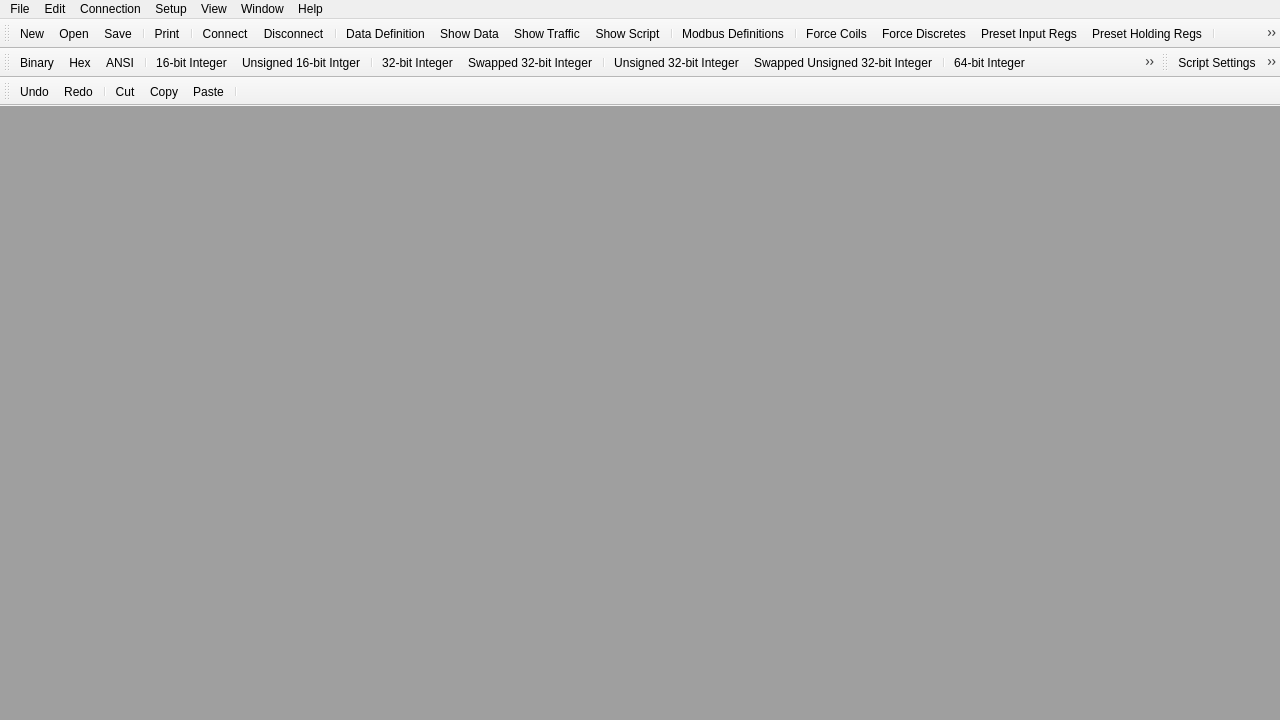
 <widget class="QMainWindow" name="MainWindow">
  <property name="geometry">
   <rect>
    <x>0</x>
    <y>0</y>
    <width>1280</width>
    <height>720</height>
   </rect>
  </property>
  <property name="contextMenuPolicy">
   <enum>Qt::ContextMenuPolicy::NoContextMenu</enum>
  </property>
  <property name="windowTitle">
   <string>Open ModSim</string>
  </property>
  <property name="windowIcon">
   <iconset resource="resources.qrc">
    <normaloff>:/res/omodsim.png</normaloff>:/res/omodsim.png</iconset>
  </property>
  <widget class="QWidget" name="centralwidget">
   <layout class="QHBoxLayout" name="horizontalLayout">
    <property name="leftMargin">
     <number>0</number>
    </property>
    <property name="topMargin">
     <number>0</number>
    </property>
    <property name="rightMargin">
     <number>0</number>
    </property>
    <property name="bottomMargin">
     <number>0</number>
    </property>
    <item>
     <widget class="QMdiArea" name="mdiArea">
      <property name="tabsClosable">
       <bool>true</bool>
      </property>
      <property name="tabsMovable">
       <bool>true</bool>
      </property>
     </widget>
    </item>
   </layout>
  </widget>
  <widget class="QMenuBar" name="menubar">
   <property name="geometry">
    <rect>
     <x>0</x>
     <y>0</y>
     <width>1280</width>
     <height>21</height>
    </rect>
   </property>
   <widget class="QMenu" name="menuFile">
    <property name="title">
     <string>File</string>
    </property>
    <addaction name="actionNew"/>
    <addaction name="actionOpen"/>
    <addaction name="actionClose"/>
    <addaction name="actionCloseAll"/>
    <addaction name="actionSave"/>
    <addaction name="actionSaveAs"/>
    <addaction name="separator"/>
    <addaction name="actionSaveTestConfig"/>
    <addaction name="actionRestoreTestConfig"/>
    <addaction name="separator"/>
    <addaction name="actionPrint"/>
    <addaction name="actionPrintSetup"/>
    <addaction name="separator"/>
    <addaction name="actionRecentFile"/>
    <addaction name="separator"/>
    <addaction name="actionExit"/>
   </widget>
   <widget class="QMenu" name="menuEdit">
    <property name="title">
     <string>Edit</string>
    </property>
    <addaction name="actionUndo"/>
    <addaction name="actionRedo"/>
    <addaction name="separator"/>
    <addaction name="actionCut"/>
    <addaction name="actionCopy"/>
    <addaction name="actionPaste"/>
    <addaction name="separator"/>
    <addaction name="actionSelectAll"/>
   </widget>
   <widget class="QMenu" name="menuConnection">
    <property name="title">
     <string>Connection</string>
    </property>
    <addaction name="actionConnect"/>
    <addaction name="actionDisconnect"/>
   </widget>
   <widget class="QMenu" name="menuSetup">
    <property name="title">
     <string>Setup</string>
    </property>
    <widget class="QMenu" name="menuDisplay_Options">
     <property name="title">
      <string>Display Options</string>
     </property>
     <addaction name="actionShowData"/>
     <addaction name="actionShowTraffic"/>
     <addaction name="actionShowScript"/>
     <addaction name="separator"/>
     <addaction name="actionBinary"/>
     <addaction name="actionHex"/>
     <addaction name="actionAnsi"/>
     <addaction name="actionInt16"/>
     <addaction name="actionUInt16"/>
     <addaction name="actionInt32"/>
     <addaction name="actionSwappedInt32"/>
     <addaction name="actionUInt32"/>
     <addaction name="actionSwappedUInt32"/>
     <addaction name="actionInt64"/>
     <addaction name="actionSwappedInt64"/>
     <addaction name="actionUInt64"/>
     <addaction name="actionSwappedUInt64"/>
     <addaction name="actionFloatingPt"/>
     <addaction name="actionSwappedFP"/>
     <addaction name="actionDblFloat"/>
     <addaction name="actionSwappedDbl"/>
     <addaction name="separator"/>
     <addaction name="actionSwapBytes"/>
     <addaction name="separator"/>
     <addaction name="actionHexAddresses"/>
    </widget>
    <widget class="QMenu" name="menuExtended">
     <property name="title">
      <string>Extended</string>
     </property>
     <addaction name="actionMbDefinitions"/>
     <addaction name="separator"/>
     <addaction name="actionForceCoils"/>
     <addaction name="actionForceDiscretes"/>
     <addaction name="actionPresetInputRegs"/>
     <addaction name="actionPresetHoldingRegs"/>
     <addaction name="separator"/>
     <addaction name="actionMsgParser"/>
     <addaction name="actionRawDataLog"/>
    </widget>
    <widget class="QMenu" name="menuScript">
     <property name="title">
      <string>Script</string>
     </property>
     <addaction name="actionRunScript"/>
     <addaction name="actionStopScript"/>
     <addaction name="separator"/>
     <addaction name="actionScriptSettings"/>
    </widget>
    <addaction name="separator"/>
    <addaction name="actionDataDefinition"/>
    <addaction name="menuDisplay_Options"/>
    <addaction name="menuExtended"/>
    <addaction name="actionTextCapture"/>
    <addaction name="actionCaptureOff"/>
    <addaction name="separator"/>
    <addaction name="menuScript"/>
   </widget>
   <widget class="QMenu" name="menuWindow">
    <property name="title">
     <string>Window</string>
    </property>
    <addaction name="actionCascade"/>
    <addaction name="actionTile"/>
    <addaction name="separator"/>
    <addaction name="actionWindows"/>
   </widget>
   <widget class="QMenu" name="menuHelp">
    <property name="title">
     <string>Help</string>
    </property>
    <addaction name="actionAbout"/>
   </widget>
   <widget class="QMenu" name="menuView">
    <property name="title">
     <string>View</string>
    </property>
    <widget class="QMenu" name="menuConfig">
     <property name="title">
      <string>Config</string>
     </property>
     <widget class="QMenu" name="menuColors">
      <property name="title">
       <string>Colors</string>
      </property>
      <addaction name="actionBackground"/>
      <addaction name="actionForeground"/>
      <addaction name="actionStatus"/>
     </widget>
     <addaction name="menuColors"/>
     <addaction name="actionFont"/>
    </widget>
    <widget class="QMenu" name="menuLanguage">
     <property name="title">
      <string>Language</string>
     </property>
     <addaction name="actionEnglish"/>
     <addaction name="actionRussian"/>
     <addaction name="actionChineseCN"/>
     <addaction name="actionChineseTW"/>
    </widget>
    <addaction name="actionTabbedView"/>
    <addaction name="separator"/>
    <addaction name="actionToolbar"/>
    <addaction name="actionStatusBar"/>
    <addaction name="actionDisplayBar"/>
    <addaction name="actionScriptBar"/>
    <addaction name="actionEditBar"/>
    <addaction name="separator"/>
    <addaction name="menuConfig"/>
    <addaction name="menuLanguage"/>
   </widget>
   <addaction name="menuFile"/>
   <addaction name="menuEdit"/>
   <addaction name="menuConnection"/>
   <addaction name="menuSetup"/>
   <addaction name="menuView"/>
   <addaction name="menuWindow"/>
   <addaction name="menuHelp"/>
  </widget>
  <widget class="QToolBar" name="toolBarMain">
   <property name="windowTitle">
    <string>Toolbar</string>
   </property>
   <attribute name="toolBarArea">
    <enum>TopToolBarArea</enum>
   </attribute>
   <attribute name="toolBarBreak">
    <bool>false</bool>
   </attribute>
   <addaction name="actionNew"/>
   <addaction name="actionOpen"/>
   <addaction name="actionSave"/>
   <addaction name="separator"/>
   <addaction name="actionPrint"/>
   <addaction name="separator"/>
   <addaction name="actionConnect"/>
   <addaction name="actionDisconnect"/>
   <addaction name="separator"/>
   <addaction name="actionDataDefinition"/>
   <addaction name="actionShowData"/>
   <addaction name="actionShowTraffic"/>
   <addaction name="actionShowScript"/>
   <addaction name="separator"/>
   <addaction name="actionMbDefinitions"/>
   <addaction name="separator"/>
   <addaction name="actionForceCoils"/>
   <addaction name="actionForceDiscretes"/>
   <addaction name="actionPresetInputRegs"/>
   <addaction name="actionPresetHoldingRegs"/>
   <addaction name="separator"/>
   <addaction name="actionMsgParser"/>
   <addaction name="separator"/>
   <addaction name="actionAbout"/>
  </widget>
  <widget class="QToolBar" name="toolBarDisplay">
   <property name="windowTitle">
    <string>Display Bar</string>
   </property>
   <attribute name="toolBarArea">
    <enum>TopToolBarArea</enum>
   </attribute>
   <attribute name="toolBarBreak">
    <bool>true</bool>
   </attribute>
   <addaction name="actionBinary"/>
   <addaction name="actionHex"/>
   <addaction name="actionAnsi"/>
   <addaction name="separator"/>
   <addaction name="actionInt16"/>
   <addaction name="actionUInt16"/>
   <addaction name="separator"/>
   <addaction name="actionInt32"/>
   <addaction name="actionSwappedInt32"/>
   <addaction name="separator"/>
   <addaction name="actionUInt32"/>
   <addaction name="actionSwappedUInt32"/>
   <addaction name="separator"/>
   <addaction name="actionInt64"/>
   <addaction name="actionSwappedInt64"/>
   <addaction name="separator"/>
   <addaction name="actionUInt64"/>
   <addaction name="actionSwappedUInt64"/>
   <addaction name="separator"/>
   <addaction name="actionFloatingPt"/>
   <addaction name="actionSwappedFP"/>
   <addaction name="separator"/>
   <addaction name="actionDblFloat"/>
   <addaction name="actionSwappedDbl"/>
   <addaction name="separator"/>
   <addaction name="actionSwapBytes"/>
  </widget>
  <widget class="QToolBar" name="toolBarScript">
   <property name="windowTitle">
    <string>Script Bar</string>
   </property>
   <attribute name="toolBarArea">
    <enum>TopToolBarArea</enum>
   </attribute>
   <attribute name="toolBarBreak">
    <bool>false</bool>
   </attribute>
   <addaction name="actionScriptSettings"/>
   <addaction name="actionRunScript"/>
   <addaction name="actionStopScript"/>
  </widget>
  <widget class="QToolBar" name="toolBarEdit">
   <property name="windowTitle">
    <string>Edit Bar</string>
   </property>
   <attribute name="toolBarArea">
    <enum>TopToolBarArea</enum>
   </attribute>
   <attribute name="toolBarBreak">
    <bool>true</bool>
   </attribute>
   <addaction name="actionUndo"/>
   <addaction name="actionRedo"/>
   <addaction name="separator"/>
   <addaction name="actionCut"/>
   <addaction name="actionCopy"/>
   <addaction name="actionPaste"/>
   <addaction name="separator"/>
  </widget>
  <action name="actionNew">
   <property name="icon">
    <iconset resource="resources.qrc">
     <normaloff>:/res/actionNew.png</normaloff>:/res/actionNew.png</iconset>
   </property>
   <property name="text">
    <string>New</string>
   </property>
   <property name="shortcut">
    <string notr="true">Ctrl+N</string>
   </property>
  </action>
  <action name="actionOpen">
   <property name="icon">
    <iconset resource="resources.qrc">
     <normaloff>:/res/actionOpen.png</normaloff>:/res/actionOpen.png</iconset>
   </property>
   <property name="text">
    <string>Open...</string>
   </property>
   <property name="shortcut">
    <string notr="true">Ctrl+O</string>
   </property>
  </action>
  <action name="actionClose">
   <property name="text">
    <string>Close</string>
   </property>
   <property name="shortcut">
    <string notr="true">Ctrl+W</string>
   </property>
  </action>
  <action name="actionSave">
   <property name="icon">
    <iconset resource="resources.qrc">
     <normaloff>:/res/actionSave.png</normaloff>:/res/actionSave.png</iconset>
   </property>
   <property name="text">
    <string>Save</string>
   </property>
   <property name="shortcut">
    <string notr="true">Ctrl+S</string>
   </property>
  </action>
  <action name="actionSaveAs">
   <property name="text">
    <string>Save As...</string>
   </property>
  </action>
  <action name="actionSaveTestConfig">
   <property name="text">
    <string>Save Test Config</string>
   </property>
  </action>
  <action name="actionRestoreTestConfig">
   <property name="text">
    <string>Restore Test Config</string>
   </property>
  </action>
  <action name="actionPrint">
   <property name="icon">
    <iconset resource="resources.qrc">
     <normaloff>:/res/actionPrint.png</normaloff>:/res/actionPrint.png</iconset>
   </property>
   <property name="text">
    <string>Print...</string>
   </property>
   <property name="shortcut">
    <string notr="true">Ctrl+P</string>
   </property>
  </action>
  <action name="actionPrintSetup">
   <property name="text">
    <string>Print Setup...</string>
   </property>
  </action>
  <action name="actionRecentFile">
   <property name="text">
    <string>Recent File</string>
   </property>
  </action>
  <action name="actionExit">
   <property name="text">
    <string>Exit</string>
   </property>
  </action>
  <action name="actionConnect">
   <property name="icon">
    <iconset resource="resources.qrc">
     <normaloff>:/res/actionConnect.png</normaloff>:/res/actionConnect.png</iconset>
   </property>
   <property name="text">
    <string>Connect</string>
   </property>
  </action>
  <action name="actionDisconnect">
   <property name="icon">
    <iconset resource="resources.qrc">
     <normaloff>:/res/actionDisconnect.png</normaloff>:/res/actionDisconnect.png</iconset>
   </property>
   <property name="text">
    <string>Disconnect</string>
   </property>
  </action>
  <action name="actionBinary">
   <property name="checkable">
    <bool>true</bool>
   </property>
   <property name="icon">
    <iconset resource="resources.qrc">
     <normaloff>:/res/actionBinary.png</normaloff>:/res/actionBinary.png</iconset>
   </property>
   <property name="text">
    <string>Binary</string>
   </property>
   <property name="shortcut">
    <string notr="true">Ctrl+1</string>
   </property>
  </action>
  <action name="actionUInt16">
   <property name="checkable">
    <bool>true</bool>
   </property>
   <property name="icon">
    <iconset resource="resources.qrc">
     <normaloff>:/res/actionUInt16.png</normaloff>:/res/actionUInt16.png</iconset>
   </property>
   <property name="text">
    <string>Unsigned 16-bit Intger</string>
   </property>
   <property name="shortcut">
    <string notr="true">Ctrl+4</string>
   </property>
  </action>
  <action name="actionHex">
   <property name="checkable">
    <bool>true</bool>
   </property>
   <property name="icon">
    <iconset resource="resources.qrc">
     <normaloff>:/res/actionHex.png</normaloff>:/res/actionHex.png</iconset>
   </property>
   <property name="text">
    <string>Hex</string>
   </property>
   <property name="shortcut">
    <string notr="true">Ctrl+2</string>
   </property>
  </action>
  <action name="actionFloatingPt">
   <property name="checkable">
    <bool>true</bool>
   </property>
   <property name="icon">
    <iconset resource="resources.qrc">
     <normaloff>:/res/actionFloatingPt.png</normaloff>:/res/actionFloatingPt.png</iconset>
   </property>
   <property name="text">
    <string>Float</string>
   </property>
   <property name="toolTip">
    <string>Float (MSRF)</string>
   </property>
   <property name="shortcut">
    <string>Ctrl+9</string>
   </property>
  </action>
  <action name="actionSwappedFP">
   <property name="checkable">
    <bool>true</bool>
   </property>
   <property name="icon">
    <iconset resource="resources.qrc">
     <normaloff>:/res/actionSwappedFP.png</normaloff>:/res/actionSwappedFP.png</iconset>
   </property>
   <property name="text">
    <string>Swapped Float</string>
   </property>
   <property name="toolTip">
    <string>Float (LSRF)</string>
   </property>
   <property name="shortcut">
    <string>Ctrl+Alt+9</string>
   </property>
  </action>
  <action name="actionDblFloat">
   <property name="checkable">
    <bool>true</bool>
   </property>
   <property name="icon">
    <iconset resource="resources.qrc">
     <normaloff>:/res/actionDblFloat.png</normaloff>:/res/actionDblFloat.png</iconset>
   </property>
   <property name="text">
    <string>Double</string>
   </property>
   <property name="iconText">
    <string>Double</string>
   </property>
   <property name="toolTip">
    <string>Double (MSRF)</string>
   </property>
   <property name="shortcut">
    <string>Ctrl+0</string>
   </property>
  </action>
  <action name="actionSwappedDbl">
   <property name="checkable">
    <bool>true</bool>
   </property>
   <property name="icon">
    <iconset resource="resources.qrc">
     <normaloff>:/res/actionSwappedDbl.png</normaloff>:/res/actionSwappedDbl.png</iconset>
   </property>
   <property name="text">
    <string>Swapped Double</string>
   </property>
   <property name="toolTip">
    <string>Double (LSRF)</string>
   </property>
   <property name="shortcut">
    <string>Ctrl+Alt+0</string>
   </property>
  </action>
  <action name="actionCascade">
   <property name="text">
    <string>Cascade</string>
   </property>
  </action>
  <action name="actionTile">
   <property name="text">
    <string>Tile</string>
   </property>
  </action>
  <action name="actionAbout">
   <property name="icon">
    <iconset resource="resources.qrc">
     <normaloff>:/res/actionAbout.png</normaloff>:/res/actionAbout.png</iconset>
   </property>
   <property name="text">
    <string>About Open ModSim...</string>
   </property>
  </action>
  <action name="actionInt16">
   <property name="checkable">
    <bool>true</bool>
   </property>
   <property name="icon">
    <iconset resource="resources.qrc">
     <normaloff>:/res/actionInt16.png</normaloff>:/res/actionInt16.png</iconset>
   </property>
   <property name="text">
    <string>16-bit Integer</string>
   </property>
   <property name="shortcut">
    <string notr="true">Ctrl+3</string>
   </property>
  </action>
  <action name="actionShowData">
   <property name="checkable">
    <bool>true</bool>
   </property>
   <property name="icon">
    <iconset resource="resources.qrc">
     <normaloff>:/res/actionShowData.png</normaloff>:/res/actionShowData.png</iconset>
   </property>
   <property name="text">
    <string>Show Data</string>
   </property>
  </action>
  <action name="actionShowTraffic">
   <property name="checkable">
    <bool>true</bool>
   </property>
   <property name="icon">
    <iconset resource="resources.qrc">
     <normaloff>:/res/actionShowTraffic.png</normaloff>:/res/actionShowTraffic.png</iconset>
   </property>
   <property name="text">
    <string>Show Traffic</string>
   </property>
  </action>
  <action name="actionDataDefinition">
   <property name="icon">
    <iconset resource="resources.qrc">
     <normaloff>:/res/actionDefineData.png</normaloff>:/res/actionDefineData.png</iconset>
   </property>
   <property name="text">
    <string>Data Definition</string>
   </property>
  </action>
  <action name="actionToolbar">
   <property name="checkable">
    <bool>true</bool>
   </property>
   <property name="text">
    <string>Toolbar</string>
   </property>
  </action>
  <action name="actionStatusBar">
   <property name="checkable">
    <bool>true</bool>
   </property>
   <property name="text">
    <string>Status Bar</string>
   </property>
  </action>
  <action name="actionDisplayBar">
   <property name="checkable">
    <bool>true</bool>
   </property>
   <property name="text">
    <string>Display Bar</string>
   </property>
  </action>
  <action name="actionFont">
   <property name="text">
    <string>Font</string>
   </property>
  </action>
  <action name="actionBackground">
   <property name="text">
    <string>Background</string>
   </property>
  </action>
  <action name="actionForeground">
   <property name="text">
    <string>Foreground</string>
   </property>
  </action>
  <action name="actionStatus">
   <property name="text">
    <string>Status</string>
   </property>
  </action>
  <action name="actionWindows">
   <property name="text">
    <string>Windows...</string>
   </property>
  </action>
  <action name="actionHexAddresses">
   <property name="checkable">
    <bool>true</bool>
   </property>
   <property name="text">
    <string>Hex Addresses</string>
   </property>
  </action>
  <action name="actionEnglish">
   <property name="checkable">
    <bool>true</bool>
   </property>
   <property name="text">
    <string notr="true">English</string>
   </property>
  </action>
  <action name="actionRussian">
   <property name="checkable">
    <bool>true</bool>
   </property>
   <property name="text">
    <string notr="true">Русский</string>
   </property>
   <property name="iconText">
    <string notr="true">Русский</string>
   </property>
   <property name="toolTip">
    <string notr="true">Русский</string>
   </property>
  </action>
  <action name="actionForceCoils">
   <property name="icon">
    <iconset resource="resources.qrc">
     <normaloff>:/res/actionForceCoils.png</normaloff>:/res/actionForceCoils.png</iconset>
   </property>
   <property name="text">
    <string>Force Coils</string>
   </property>
  </action>
  <action name="actionPresetHoldingRegs">
   <property name="icon">
    <iconset resource="resources.qrc">
     <normaloff>:/res/actionPresetHoldingRegs.png</normaloff>:/res/actionPresetHoldingRegs.png</iconset>
   </property>
   <property name="text">
    <string>Preset Holding Regs</string>
   </property>
  </action>
  <action name="actionBigEndian">
   <property name="checkable">
    <bool>true</bool>
   </property>
   <property name="text">
    <string notr="true">Big-Endian</string>
   </property>
  </action>
  <action name="actionLittleEndian">
   <property name="checkable">
    <bool>true</bool>
   </property>
   <property name="text">
    <string notr="true">Little-Endian</string>
   </property>
  </action>
  <action name="actionSwapBytes">
   <property name="checkable">
    <bool>true</bool>
   </property>
   <property name="icon">
    <iconset resource="resources.qrc">
     <normaloff>:/res/actionSwapBytes.png</normaloff>:/res/actionSwapBytes.png</iconset>
   </property>
   <property name="text">
    <string>Swap Bytes (0xAB → 0xBA)</string>
   </property>
   <property name="toolTip">
    <string>Swap Bytes (0xAB → 0xBA)</string>
   </property>
  </action>
  <action name="actionPresetInputRegs">
   <property name="icon">
    <iconset resource="resources.qrc">
     <normaloff>:/res/actionPresetInputRegs.png</normaloff>:/res/actionPresetInputRegs.png</iconset>
   </property>
   <property name="text">
    <string>Preset Input Regs</string>
   </property>
  </action>
  <action name="actionForceDiscretes">
   <property name="icon">
    <iconset resource="resources.qrc">
     <normaloff>:/res/actionForceDiscretes.png</normaloff>:/res/actionForceDiscretes.png</iconset>
   </property>
   <property name="text">
    <string>Force Discretes</string>
   </property>
  </action>
  <action name="actionShowScript">
   <property name="checkable">
    <bool>true</bool>
   </property>
   <property name="icon">
    <iconset resource="resources.qrc">
     <normaloff>:/res/actionShowScript.png</normaloff>:/res/actionShowScript.png</iconset>
   </property>
   <property name="text">
    <string>Show Script</string>
   </property>
  </action>
  <action name="actionRunScript">
   <property name="icon">
    <iconset resource="resources.qrc">
     <normaloff>:/res/actionRunScript.png</normaloff>:/res/actionRunScript.png</iconset>
   </property>
   <property name="text">
    <string>Run Script</string>
   </property>
   <property name="toolTip">
    <string>Run Script</string>
   </property>
   <property name="shortcut">
    <string notr="true">Ctrl+R</string>
   </property>
  </action>
  <action name="actionStopScript">
   <property name="icon">
    <iconset resource="resources.qrc">
     <normaloff>:/res/actionStopScript.png</normaloff>:/res/actionStopScript.png</iconset>
   </property>
   <property name="text">
    <string>Stop Script</string>
   </property>
   <property name="toolTip">
    <string>Stop Script</string>
   </property>
   <property name="shortcut">
    <string notr="true">Ctrl+B</string>
   </property>
  </action>
  <action name="actionScriptSettings">
   <property name="icon">
    <iconset resource="resources.qrc">
     <normaloff>:/res/actionScriptSettings.png</normaloff>:/res/actionScriptSettings.png</iconset>
   </property>
   <property name="text">
    <string>Script Settings</string>
   </property>
  </action>
  <action name="actionScriptBar">
   <property name="checkable">
    <bool>true</bool>
   </property>
   <property name="text">
    <string>Script Bar</string>
   </property>
  </action>
  <action name="actionUndo">
   <property name="icon">
    <iconset resource="resources.qrc">
     <normaloff>:/res/actionUndo.png</normaloff>:/res/actionUndo.png</iconset>
   </property>
   <property name="text">
    <string>Undo</string>
   </property>
   <property name="shortcut">
    <string notr="true">Ctrl+Z</string>
   </property>
  </action>
  <action name="actionRedo">
   <property name="icon">
    <iconset resource="resources.qrc">
     <normaloff>:/res/actionRedo.png</normaloff>:/res/actionRedo.png</iconset>
   </property>
   <property name="text">
    <string>Redo</string>
   </property>
   <property name="shortcut">
    <string notr="true">Ctrl+Y</string>
   </property>
  </action>
  <action name="actionCut">
   <property name="icon">
    <iconset resource="resources.qrc">
     <normaloff>:/res/actionCut.png</normaloff>:/res/actionCut.png</iconset>
   </property>
   <property name="text">
    <string>Cut</string>
   </property>
   <property name="shortcut">
    <string notr="true">Ctrl+X</string>
   </property>
  </action>
  <action name="actionCopy">
   <property name="icon">
    <iconset resource="resources.qrc">
     <normaloff>:/res/actionCopy.png</normaloff>:/res/actionCopy.png</iconset>
   </property>
   <property name="text">
    <string>Copy</string>
   </property>
   <property name="shortcut">
    <string notr="true">Ctrl+C</string>
   </property>
  </action>
  <action name="actionPaste">
   <property name="icon">
    <iconset resource="resources.qrc">
     <normaloff>:/res/actionPaste.png</normaloff>:/res/actionPaste.png</iconset>
   </property>
   <property name="text">
    <string>Paste</string>
   </property>
   <property name="shortcut">
    <string notr="true">Ctrl+V</string>
   </property>
  </action>
  <action name="actionSelectAll">
   <property name="text">
    <string>Select All</string>
   </property>
   <property name="shortcut">
    <string notr="true">Ctrl+A</string>
   </property>
  </action>
  <action name="actionEditBar">
   <property name="checkable">
    <bool>true</bool>
   </property>
   <property name="text">
    <string>Edit Bar</string>
   </property>
  </action>
  <action name="actionInt32">
   <property name="checkable">
    <bool>true</bool>
   </property>
   <property name="icon">
    <iconset resource="resources.qrc">
     <normaloff>:/res/actionInt32.png</normaloff>:/res/actionInt32.png</iconset>
   </property>
   <property name="text">
    <string>32-bit Integer</string>
   </property>
   <property name="toolTip">
    <string>32-bit Integer (MSRF)</string>
   </property>
   <property name="shortcut">
    <string>Ctrl+5</string>
   </property>
  </action>
  <action name="actionSwappedInt32">
   <property name="checkable">
    <bool>true</bool>
   </property>
   <property name="icon">
    <iconset resource="resources.qrc">
     <normaloff>:/res/actionSwappedInt32.png</normaloff>:/res/actionSwappedInt32.png</iconset>
   </property>
   <property name="text">
    <string>Swapped 32-bit Integer</string>
   </property>
   <property name="toolTip">
    <string>32-bit Integer (LSRF)</string>
   </property>
   <property name="shortcut">
    <string>Ctrl+Alt+5</string>
   </property>
  </action>
  <action name="actionUInt32">
   <property name="checkable">
    <bool>true</bool>
   </property>
   <property name="icon">
    <iconset resource="resources.qrc">
     <normaloff>:/res/actionUInt32.png</normaloff>:/res/actionUInt32.png</iconset>
   </property>
   <property name="text">
    <string>Unsigned 32-bit Integer</string>
   </property>
   <property name="toolTip">
    <string>Unsigned 32-bit Integer (MSRF)</string>
   </property>
   <property name="shortcut">
    <string>Ctrl+6</string>
   </property>
  </action>
  <action name="actionSwappedUInt32">
   <property name="checkable">
    <bool>true</bool>
   </property>
   <property name="icon">
    <iconset resource="resources.qrc">
     <normaloff>:/res/actionSwappedUInt32.png</normaloff>:/res/actionSwappedUInt32.png</iconset>
   </property>
   <property name="text">
    <string>Swapped Unsigned 32-bit Integer</string>
   </property>
   <property name="toolTip">
    <string>Unsigned 32-bit Integer (LSRF)</string>
   </property>
   <property name="shortcut">
    <string>Ctrl+Alt+6</string>
   </property>
  </action>
  <action name="actionTextCapture">
   <property name="text">
    <string>Text Capture</string>
   </property>
  </action>
  <action name="actionCaptureOff">
   <property name="text">
    <string>Capture Off</string>
   </property>
  </action>
  <action name="actionMsgParser">
   <property name="icon">
    <iconset resource="resources.qrc">
     <normaloff>:/res/actionMsgParser.png</normaloff>:/res/actionMsgParser.png</iconset>
   </property>
   <property name="text">
    <string>Msg Parser</string>
   </property>
   <property name="shortcut">
    <string notr="true">F9</string>
   </property>
   <property name="shortcutContext">
    <enum>Qt::ShortcutContext::ApplicationShortcut</enum>
   </property>
   <property name="autoRepeat">
    <bool>false</bool>
   </property>
  </action>
  <action name="actionInt64">
   <property name="checkable">
    <bool>true</bool>
   </property>
   <property name="icon">
    <iconset resource="resources.qrc">
     <normaloff>:/res/actionInt64.png</normaloff>:/res/actionInt64.png</iconset>
   </property>
   <property name="text">
    <string>64-bit Integer</string>
   </property>
   <property name="toolTip">
    <string>64-bit Integer (MSRF)</string>
   </property>
   <property name="shortcut">
    <string>Ctrl+7</string>
   </property>
  </action>
  <action name="actionSwappedInt64">
   <property name="checkable">
    <bool>true</bool>
   </property>
   <property name="icon">
    <iconset resource="resources.qrc">
     <normaloff>:/res/actionSwappedInt64.png</normaloff>:/res/actionSwappedInt64.png</iconset>
   </property>
   <property name="text">
    <string>Swapped 64-bit Integer</string>
   </property>
   <property name="toolTip">
    <string>64-bit Integer (LSRF)</string>
   </property>
   <property name="shortcut">
    <string>Ctrl+Alt+7</string>
   </property>
  </action>
  <action name="actionUInt64">
   <property name="checkable">
    <bool>true</bool>
   </property>
   <property name="icon">
    <iconset resource="resources.qrc">
     <normaloff>:/res/actionUInt64.png</normaloff>:/res/actionUInt64.png</iconset>
   </property>
   <property name="text">
    <string>Unsigned 64-bit Integer</string>
   </property>
   <property name="toolTip">
    <string>Unsigned 64-bit Integer (MSRF)</string>
   </property>
   <property name="shortcut">
    <string>Ctrl+8</string>
   </property>
  </action>
  <action name="actionSwappedUInt64">
   <property name="checkable">
    <bool>true</bool>
   </property>
   <property name="icon">
    <iconset resource="resources.qrc">
     <normaloff>:/res/actionSwappedUInt64.png</normaloff>:/res/actionSwappedUInt64.png</iconset>
   </property>
   <property name="text">
    <string>Swapped Unsigned 64-bit Integer</string>
   </property>
   <property name="toolTip">
    <string>Unsigned 64-bit Integer (LSRF)</string>
   </property>
   <property name="shortcut">
    <string>Ctrl+Alt+8</string>
   </property>
  </action>
  <action name="actionAnsi">
   <property name="checkable">
    <bool>true</bool>
   </property>
   <property name="icon">
    <iconset resource="resources.qrc">
     <normaloff>:/res/actionAnsi.png</normaloff>:/res/actionAnsi.png</iconset>
   </property>
   <property name="text">
    <string>ANSI</string>
   </property>
   <property name="menuRole">
    <enum>QAction::MenuRole::TextHeuristicRole</enum>
   </property>
  </action>
  <action name="actionChineseCN">
   <property name="checkable">
    <bool>true</bool>
   </property>
   <property name="text">
    <string notr="true">简体中文</string>
   </property>
   <property name="iconText">
    <string notr="true">简体中文</string>
   </property>
   <property name="toolTip">
    <string notr="true">简体中文</string>
   </property>
  </action>
  <action name="actionMbDefinitions">
   <property name="icon">
    <iconset resource="resources.qrc">
     <normaloff>:/res/actionMbDefinitions.png</normaloff>:/res/actionMbDefinitions.png</iconset>
   </property>
   <property name="text">
    <string>Modbus Definitions</string>
   </property>
   <property name="toolTip">
    <string>Modbus Definitions</string>
   </property>
  </action>
  <action name="actionTabbedView">
   <property name="checkable">
    <bool>true</bool>
   </property>
   <property name="text">
    <string>Tabbed View</string>
   </property>
  </action>
  <action name="actionCloseAll">
   <property name="text">
    <string notr="true">Close All</string>
   </property>
   <property name="toolTip">
    <string>Close All Windows</string>
   </property>
   <property name="shortcut">
    <string notr="true">Ctrl+Shift+W</string>
   </property>
  </action>
  <action name="actionRawDataLog">
   <property name="checkable">
    <bool>true</bool>
   </property>
   <property name="text">
    <string>Raw Data Log</string>
   </property>
   <property name="shortcut">
    <string notr="true">F10</string>
   </property>
   <property name="shortcutContext">
    <enum>Qt::ShortcutContext::ApplicationShortcut</enum>
   </property>
   <property name="autoRepeat">
    <bool>false</bool>
   </property>
  </action>
  <action name="actionChineseTW">
   <property name="checkable">
    <bool>true</bool>
   </property>
   <property name="text">
    <string notr="true">繁體中文</string>
   </property>
   <property name="iconText">
    <string notr="true">繁體中文</string>
   </property>
   <property name="toolTip">
    <string notr="true">繁體中文</string>
   </property>
   <property name="menuRole">
    <enum>QAction::MenuRole::TextHeuristicRole</enum>
   </property>
  </action>
 </widget>
